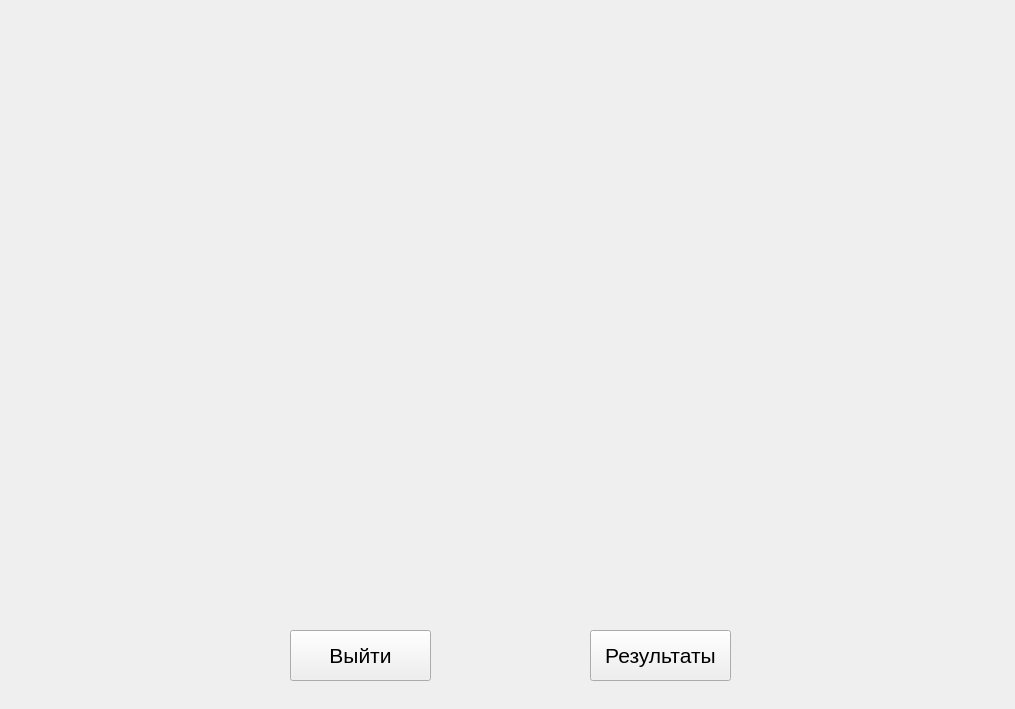
<?xml version="1.0" encoding="UTF-8"?>
<ui version="4.0">
 <class>TestWindow</class>
 <widget class="QMainWindow" name="TestWindow">
  <property name="geometry">
   <rect>
    <x>0</x>
    <y>0</y>
    <width>1015</width>
    <height>709</height>
   </rect>
  </property>
  <property name="windowTitle">
   <string>Тест Шульте</string>
  </property>
  <widget class="QWidget" name="centralwidget">
   <widget class="QPushButton" name="exitButton">
    <property name="geometry">
     <rect>
      <x>290</x>
      <y>630</y>
      <width>141</width>
      <height>51</height>
     </rect>
    </property>
    <property name="font">
     <font>
      <pointsize>16</pointsize>
     </font>
    </property>
    <property name="text">
     <string>Выйти</string>
    </property>
   </widget>
   <widget class="QPushButton" name="pushButton_2">
    <property name="geometry">
     <rect>
      <x>590</x>
      <y>630</y>
      <width>141</width>
      <height>51</height>
     </rect>
    </property>
    <property name="font">
     <font>
      <pointsize>16</pointsize>
     </font>
    </property>
    <property name="text">
     <string>Результаты</string>
    </property>
   </widget>
  </widget>
 </widget>
 <resources/>
 <connections/>
</ui>
